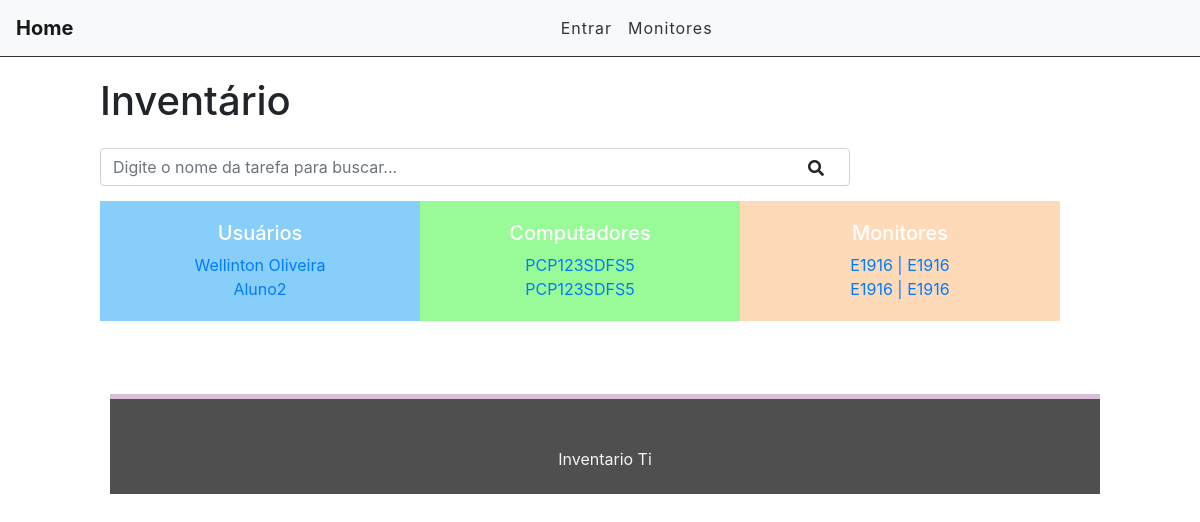
The app's page /, older data.
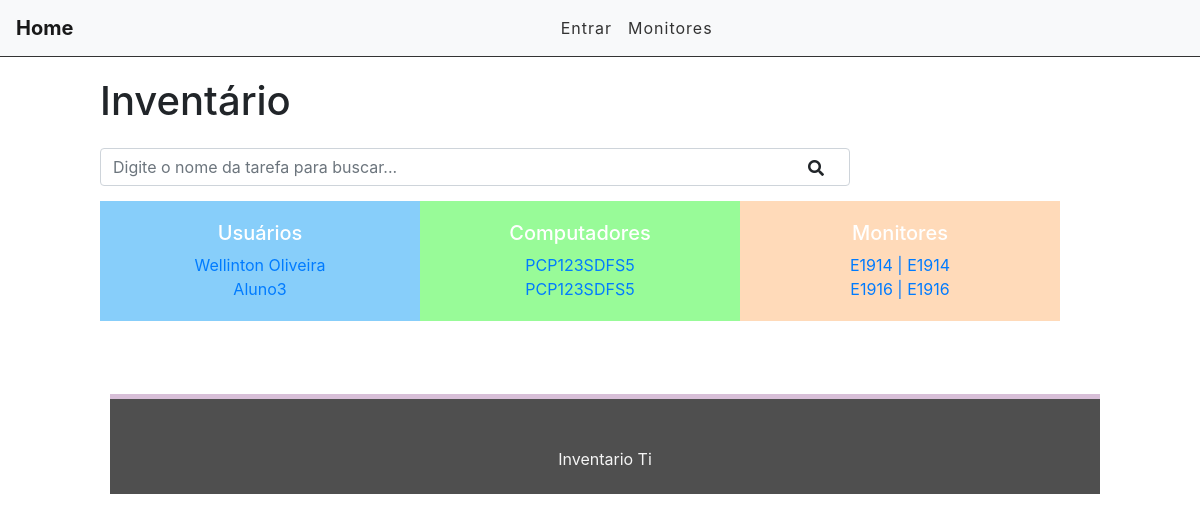
The same page, newer data.
### usuarios/models.py (models this page shows)
class Usuario(models.Model):
    CONTRATO = (('CLT', 'CLT'), ('PJ', 'Pessoa Juridica'), ('EST', 'Estágiario'),)
    contrato = models.CharField(max_length=3, choices= CONTRATO, blank=False, null=False, default='CLT')
    COMPUTADOR = (('PCP', 'Desktop'), ('NOT', 'Notebook'),('PTC', 'Particular'),)
    computador = models.CharField(max_length=3, choices=COMPUTADOR, blank=False, null=False, default='PCP')
    nome = models.CharField(max_length=50)
    user_login = models.CharField(max_length=30)
    email = models.EmailField(max_length=50)
    setor = models.CharField(max_length=30)
    equipamento_em_uso = models.ForeignKey(Maquinas, default=1, verbose_name="Equipamento", on_delete=models.SET_DEFAULT)
    monitor_em_uso = models.ForeignKey(Monitor, default=1, related_name="Monitor_Estoque", verbose_name="Monitores", on_delete=models.SET_DEFAULT)
    def __str__(self):
        return self.nome

### computadores/models.py (models this page shows)
class Maquinas(models.Model):
    TIPO = (('PCP', 'DESKTOP'),('NOT', 'NOTEBOOK'),)
    tipo = models.CharField(max_length=3, choices=TIPO, blank=False, null=False, default='PCP')
    nome_pc = models.CharField(max_length=30)
    modelo = models.CharField(max_length=30)
    processador = models.CharField(max_length=20)
    ano_compra = models.CharField(max_length=5)
    service_tag = models.CharField(max_length=15)
    memoria_ram = models.CharField(max_length=10)
    armazenamento = models.CharField(max_length=10)
    STATUS = (('DSP', 'Disponivel'), ('OCP', 'Ocupado'),)
    status = models.CharField(max_length=15, choices=STATUS, blank=False, null=False, default='Disponivel' )
    class Meta:
        verbose_name_plural = "Maquina"
    def __str__(self):
        return self.nome_pc

### monitores/models.py (models this page shows)
class Monitor(models.Model):
    MONITOR = (('Monitor1', 'Monitor1'),('Monitor2', 'Monitor2'),)
    monitor = models.CharField(max_length=10, choices=MONITOR, blank=False, null=False, default='Monitor1')
    marca_monitor = models.CharField(max_length=10, default='Dell')
    modelo = models.CharField(max_length=30, default='E1916' )
    service_tag = models.CharField(max_length=30)
    polegadas = models.CharField(max_length=30)
    monitor2 = models.CharField(max_length=10, choices=MONITOR, blank=False, null=False, default='Monitor2')
    marca_monitor2 = models.CharField(max_length=10, default='Dell')
    modelo2 = models.CharField(max_length=30, default='E1916' )
    service_tag2 = models.CharField(max_length=30)
    polegadas2 = models.CharField(max_length=30)
    class Meta:
        verbose_name_plural = "Monitor"
    def __str__(self):
        return self.modelo

### inventario/views.py (the view)
# urls.py: path('', index, name='index'),
def index(request):
    users = Usuario.objects.all()
    search = request.GET.get('search')
    if search:
        users = users.filter(nome__icontains=search)
    print(users)
    return render(request, 'index.html', {'users': users})

### inventario/templates/index.html (shortened to what this page needs)
{% extends 'base2.html' %}
{% block content %}
<div class="offset-1 col-10 list-div">
    <div class="container dashboard">
        <h1 class="description">  Inventário </h1>
        <div class="col-9 search-div">
        <form method="GET" id="search-form">
            <input class="form-control" type="text" id="search" name="search" placeholder="Digite o nome da tarefa para buscar..." value="{{ request.GET.search }}">
            <i class="fas fa-search" id="search-btn"></i>
        </form>
    </div>
    <div class="col-4 dashboard-box" id="dashboard-lastdays">
        <h4>Usuários</h4>
        {% for user in users %}
                <span><a href="{{user.id}}">{{user.nome}} </a></span>
        {% endfor %}
    </div>
        <div class="col-4 dashboard-box" id="dashboard-done">
            <h4>Computadores</h4>
            {% for user in users %}
                <span><a href="{{user.id}}">{{user.equipamento_em_uso}} </a></span>
            {% endfor %}
        </div>
        <div class="col-4 dashboard-box" id="dashboard-doing">
                <h4>Monitores</h4>
                {% for user in users %}
                <span><a href="usuarios/{{user.id}}">{{user.monitor_em_uso }} | {{user.monitor_em_uso.modelo2 }} </a></span>
            {% endfor %}
    </div>
    <div class="col-9 search-div">
    </div>
    <div class="col-12 filter-div">
    </div>
</div>
{% endblock %}

Row changes from the older to the newer data that the page shows:
removed Usuario: nome "Aluno2", equipamento_em_uso "PCP123SDFS5", monitor_em_uso "E1916", monitor_em_uso.modelo2 "E1916"
changed Usuario "Wellinton Oliveira": monitor_em_uso "E1916" → "E1914"; monitor_em_uso.modelo2 "E1916" → "E1914"
added Usuario: nome "Aluno3", equipamento_em_uso "PCP123SDFS5", monitor_em_uso "E1916", monitor_em_uso.modelo2 "E1916"
